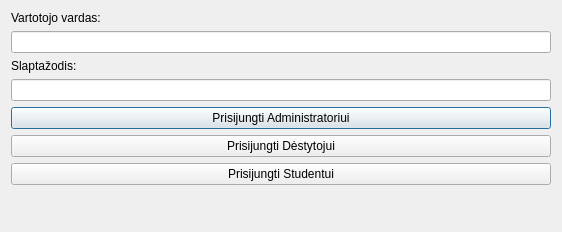
<?xml version="1.0" encoding="UTF-8"?>
<ui version="4.0">
 <class>LoginUI</class>
 <widget class="QDialog" name="LoginUI">
  <property name="geometry">
   <rect>
    <x>0</x>
    <y>0</y>
    <width>562</width>
    <height>232</height>
   </rect>
  </property>
  <property name="windowTitle">
   <string>Prisijungimas</string>
  </property>
  <layout class="QFormLayout" name="formLayout">
   <item row="0" column="0">
    <widget class="QLabel" name="labelUsername">
     <property name="text">
      <string>Vartotojo vardas:</string>
     </property>
    </widget>
   </item>
   <item row="1" column="0" colspan="2">
    <widget class="QLineEdit" name="usernameLineEdit"/>
   </item>
   <item row="2" column="0">
    <widget class="QLabel" name="labelPassword">
     <property name="text">
      <string>Slaptažodis:</string>
     </property>
    </widget>
   </item>
   <item row="3" column="0" colspan="2">
    <widget class="QLineEdit" name="passwordLineEdit">
     <property name="echoMode">
      <enum>QLineEdit::EchoMode::Password</enum>
     </property>
    </widget>
   </item>
   <item row="4" column="0" colspan="2">
    <widget class="QPushButton" name="loginButtonAdmin">
     <property name="text">
      <string>Prisijungti Administratoriui</string>
     </property>
    </widget>
   </item>
   <item row="5" column="0" colspan="2">
    <widget class="QPushButton" name="loginButtonTeacher">
     <property name="text">
      <string>Prisijungti Dėstytojui</string>
     </property>
    </widget>
   </item>
   <item row="6" column="0" colspan="2">
    <widget class="QPushButton" name="loginButtonStudent">
     <property name="text">
      <string>Prisijungti Studentui</string>
     </property>
    </widget>
   </item>
  </layout>
 </widget>
 <resources/>
 <connections>
  <connection>
   <sender>loginButtonAdmin</sender>
   <signal>clicked()</signal>
   <receiver>LoginUI</receiver>
   <slot>on_loginButton_clicked()</slot>
   <hints>
    <hint type="sourcelabel">
     <x>20</x>
     <y>20</y>
    </hint>
    <hint type="destinationlabel">
     <x>20</x>
     <y>20</y>
    </hint>
   </hints>
  </connection>
  <connection>
   <sender>loginButtonTeacher</sender>
   <signal>clicked()</signal>
   <receiver>LoginUI</receiver>
   <slot>on_loginButton_clicked()</slot>
   <hints>
    <hint type="sourcelabel">
     <x>280</x>
     <y>180</y>
    </hint>
    <hint type="destinationlabel">
     <x>280</x>
     <y>115</y>
    </hint>
   </hints>
  </connection>
 </connections>
 <slots>
  <slot>on_loginButton_clicked()</slot>
 </slots>
</ui>
